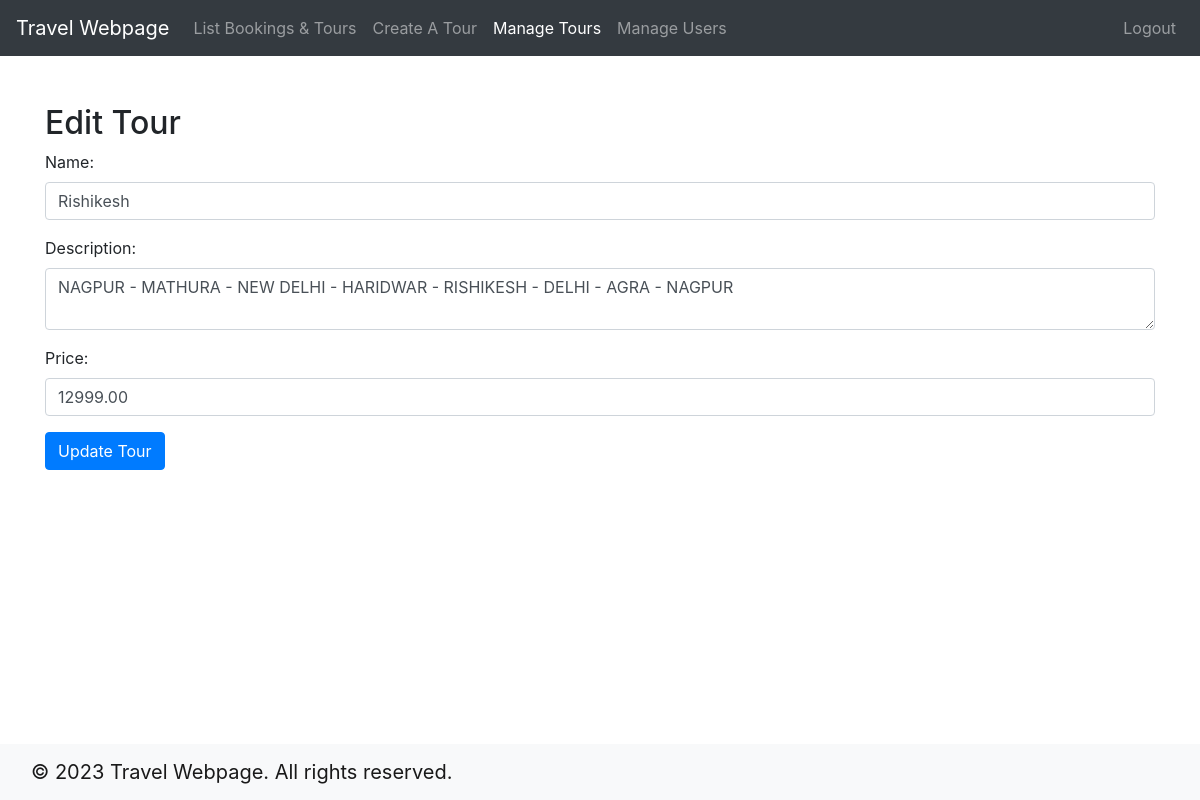
The page /admin/edit_tour.php?id=5 on the database its author committed.
### tables this page shows
CREATE TABLE `tours` (
  `id` int(11) NOT NULL,
  `name` varchar(255) DEFAULT NULL,
  `description` text DEFAULT NULL,
  `price` decimal(10,2) DEFAULT NULL,
  `duration` int(11) DEFAULT NULL,
  `location` varchar(255) DEFAULT NULL,
  `created_at` timestamp NOT NULL DEFAULT current_timestamp(),
  `updated_at` timestamp NOT NULL DEFAULT current_timestamp() ON UPDATE current_timestamp()
);

### admin/edit_tour.php (the view, shortened to what this page needs)
<?php
require_once "../db/db_connection.php";
$tourId = $_GET['id'];
$stmt = $connection->prepare("SELECT * FROM tours WHERE id = :id");
$stmt->bindParam(':id', $tourId);
$stmt->execute();
$tour = $stmt->fetch(PDO::FETCH_ASSOC);
?>
<!DOCTYPE html>
<html>
<head>
  <link rel="stylesheet" href="https://maxcdn.bootstrapcdn.com/bootstrap/4.0.0/css/bootstrap.min.css">
</head>
<body>
<nav class="navbar navbar-expand-lg navbar-dark bg-dark">
    <a class="navbar-brand" href="#">Travel Webpage</a>
    <ul class="navbar-nav ml-auto">
        <li class="nav-item">
          <a class="nav-link" href="dashboard.php">List Bookings & Tours</a>
        </li>
        <li class="nav-item">
          <a class="nav-link" href="create-tours.php">Create A Tour</a>
        </li>
        <li class="nav-item">
          <a class="nav-link active" href="tours.php">Manage Tours</a>
        </li>
        <li class="nav-item">
          <a class="nav-link" href="users.php">Manage Users</a>
        </li>
      </ul>
    <div class="collapse navbar-collapse" id="navbarNav">
      <ul class="navbar-nav ml-auto">
        <li class="nav-item">
          <a class="nav-link" href="logout.php">Logout</a>
        </li>
      </ul>
    </div>
  </nav>
  <div class="container mt-5">
    <h2>Edit Tour</h2>
    <form method="POST" action="edit_tour.php?id=<?php echo $tourId; ?>">
      <div class="form-group">
        <label for="name">Name:</label>
        <input type="text" class="form-control" id="name" name="name" value="<?php echo $tour['name']; ?>" required>
      </div>
      <div class="form-group">
        <label for="description">Description:</label>
        <textarea class="form-control" id="description" name="description" required><?php echo $tour['description']; ?></textarea>
      </div>
      <div class="form-group">
        <label for="price">Price:</label>
        <input type="number" class="form-control" id="price" name="price" value="<?php echo $tour['price']; ?>" required>
      </div>
      <button type="submit" class="btn btn-primary">Update Tour</button>
    </form>
  </div>
  <footer class="footer">
  <nav class="navbar fixed-bottom  navbar-light bg-light">
  <div class="container-fluid">
    <a class="navbar-brand text-center" href="#">© 2023 Travel Webpage. All rights reserved.</a>
  </div>
</body>
</html>

### rows shown on the page
tours: name "Rishikesh", description "NAGPUR - MATHURA - NEW DELHI - HARIDWAR - RISHIKESH - DELHI - AGRA - NAGPUR", price "12999.00"
